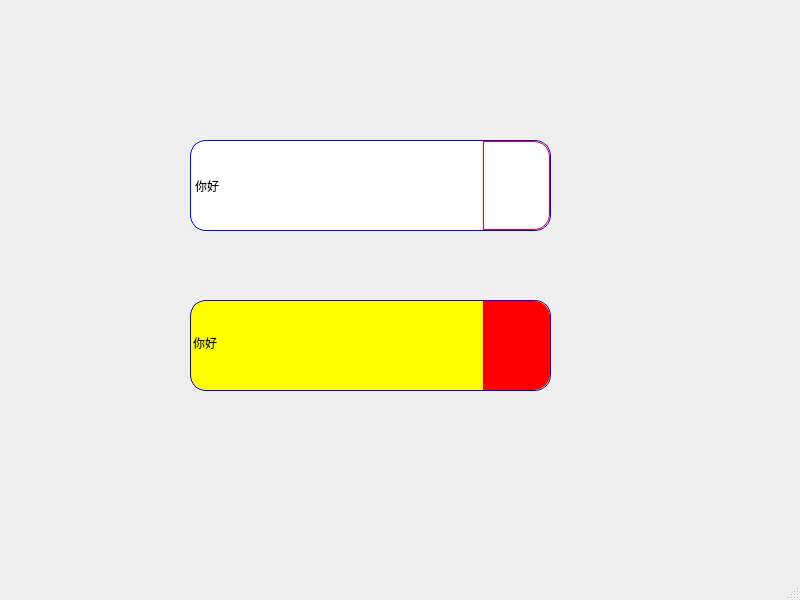
<?xml version="1.0" encoding="UTF-8"?>
<ui version="4.0">
 <class>MainWindow</class>
 <widget class="QMainWindow" name="MainWindow">
  <property name="geometry">
   <rect>
    <x>0</x>
    <y>0</y>
    <width>800</width>
    <height>600</height>
   </rect>
  </property>
  <property name="windowTitle">
   <string>MainWindow</string>
  </property>
  <property name="styleSheet">
   <string notr="true">QComboBox 
{
    border: 1px solid blue; /*边框*/
    border-radius: 16px;  /*圆角*/ 
    font: italic   bold   32px &quot;Microsoft YaHei&quot;;/*字体*/
}


 /*下拉框展开*/
QComboBox:on 
{  
      border-radius: 0px; /*直角*/
}

/*右侧子控件*/
QComboBox::drop-down 
{

    subcontrol-origin: padding;
    subcontrol-position: top right;/*放在右侧*/
    width: 65px; /*宽度*/

    /*边框*/
    border-width: 1px;
    border-color: red;
    border-style: solid; 

    border-top-right-radius: 16px; /* 需要和QComboBox保持一致 */
    border-bottom-right-radius: 16px;
}




/*箭头子控件*/
QComboBox::down-arrow 
{  
      image: url(:/img/down.png);/*图片*/
}

/*箭头子控件，点击*/
QComboBox::down-arrow:on 
{ 
     image: url(:/img/up.png);/*图片*/
}


/*下拉视图*/
QComboBox QAbstractItemView 
{ 
    border: 2px solid green; 
    selection-background-color: yellow;/*选中背景色*/
    selection-color:green;/*选中文字色*/ 
    color: black; /*文字颜色*/
} 


/*下拉视图每一项*/

 /* 这里需要指定comboBox-&gt;setView(new QListView());才生效 */
QComboBox QAbstractItemView::item
{
     border: 1px solid red; /*边框*/ 
}

/*鼠标划过每一项*/
QComboBox QAbstractItemView::item:hover
{ 
     background:gold;
}



/*不可编辑的*/
QComboBox:!editable {
       background: qlineargradient(x1: 0, y1: 0, x2: 0, y2: 1,
                                 stop: 0 #E1E1E1, stop: 0.4 #DDDDDD,
                                 stop: 0.5 #D8D8D8, stop: 1.0 #D3D3D3);
}

/*对象属性*/
#comboBox_2
{
   /*对象属性*/
   qproperty-editable:true;
  
}



/*可编辑的下拉框样式指定*/

QComboBox:editable {
    background: yellow;
}

QComboBox::drop-down:editable {
     background: red;
}
 
QComboBox::drop-down:editable:on {
     background: blue;
}











</string>
  </property>
  <widget class="QWidget" name="centralwidget">
   <widget class="QComboBox" name="comboBox">
    <property name="geometry">
     <rect>
      <x>190</x>
      <y>140</y>
      <width>361</width>
      <height>91</height>
     </rect>
    </property>
    <item>
     <property name="text">
      <string>你好</string>
     </property>
    </item>
    <item>
     <property name="text">
      <string>黄强老师</string>
     </property>
    </item>
    <item>
     <property name="text">
      <string>欢迎你来学习</string>
     </property>
    </item>
    <item>
     <property name="text">
      <string>加油</string>
     </property>
    </item>
   </widget>
   <widget class="QComboBox" name="comboBox_2">
    <property name="geometry">
     <rect>
      <x>190</x>
      <y>300</y>
      <width>361</width>
      <height>91</height>
     </rect>
    </property>
    <property name="editable">
     <bool>true</bool>
    </property>
    <item>
     <property name="text">
      <string>你好</string>
     </property>
    </item>
    <item>
     <property name="text">
      <string>黄强老师</string>
     </property>
    </item>
    <item>
     <property name="text">
      <string>欢迎你来学习</string>
     </property>
    </item>
    <item>
     <property name="text">
      <string>加油</string>
     </property>
    </item>
   </widget>
  </widget>
  <widget class="QMenuBar" name="menubar">
   <property name="geometry">
    <rect>
     <x>0</x>
     <y>0</y>
     <width>800</width>
     <height>26</height>
    </rect>
   </property>
  </widget>
  <widget class="QStatusBar" name="statusbar"/>
 </widget>
 <resources/>
 <connections/>
</ui>
